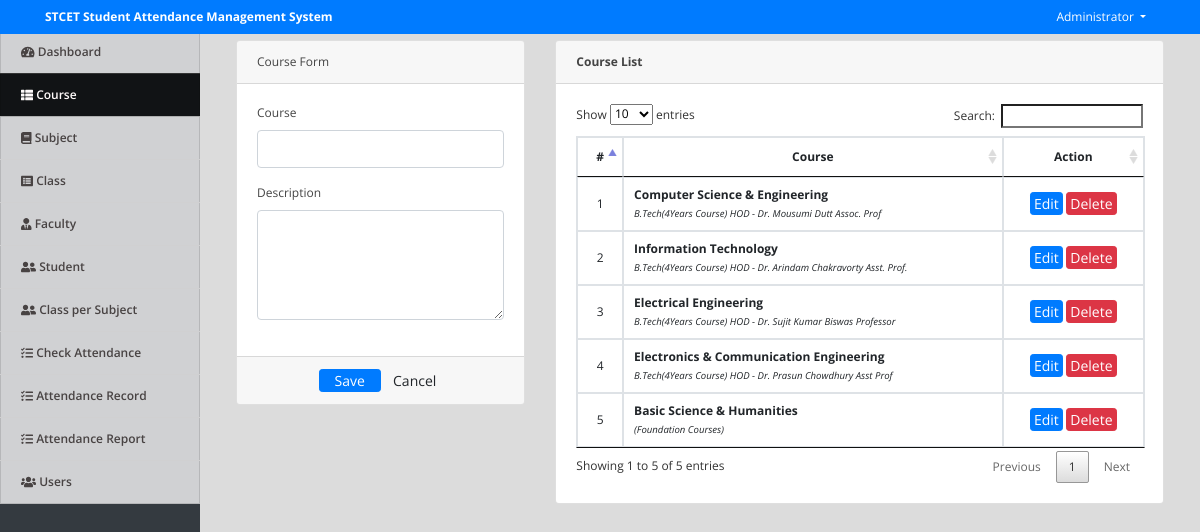
Screenshot of /index.php?page=courses (signed in) with the database file from the repository.
### tables this page shows
CREATE TABLE `courses` (
  `id` int(30) NOT NULL,
  `course` varchar(100) NOT NULL,
  `description` text NOT NULL,
  `date_created` datetime NOT NULL DEFAULT current_timestamp()
);

### courses.php (the view, shortened to what this page needs)
<?php include('db_connect.php');?>
<div class="container-fluid">
	<div class="col-lg-12">
		<div class="row">
			<div class="col-md-4">
			<form action="" id="manage-course">
				<div class="card">
					<div class="card-header">
						    Course Form
				  	</div>
					<div class="card-body">
							<div class="form-group">
								<label class="control-label">Course</label>
								<input type="text" class="form-control" name="course">
							</div>
							<div class="form-group">
								<label class="control-label">Description</label>
								<textarea name="description" id="" cols="30" rows="4" class="form-control"></textarea>
							</div>
					</div>
					<div class="card-footer">
						<div class="row">
							<div class="col-md-12">
								<button class="btn btn-sm btn-primary col-sm-3 offset-md-3"> Save</button>
								<button class="btn btn-sm btn-default col-sm-3" type="reset"> Cancel</button>
							</div>
						</div>
					</div>
				</div>
			</form>
			</div>
			<div class="col-md-8">
				<div class="card">
					<div class="card-header">
						<b>Course List</b>
					</div>
					<div class="card-body">
						<table class="table table-bordered table-hover">
							<thead>
								<tr>
									<th class="text-center" width="5%">#</th>
									<th class="text-center">Course</th>
									<th class="text-center" width="25%">Action</th>
								</tr>
							</thead>
							<tbody>
								<?php
								$i = 1;
								$course = $conn->query("SELECT * FROM courses order by id asc");
								while($row=$course->fetch_assoc()):
								?>
								<tr>
									<td class="text-center"><?php echo $i++ ?></td>
									<td class="">
										<p><b><?php echo ucwords($row['course']) ?></b></p>
										<small><i><?php echo $row['description'] ?></i></small>
									</td>
									<td class="text-center">
										<button class="btn btn-sm btn-primary edit_course" type="button" data-id="<?php echo $row['id'] ?>"  data-course="<?php echo $row['course'] ?>"  data-description="<?php echo $row['description'] ?>" >Edit</button>
										<button class="btn btn-sm btn-danger delete_course" type="button" data-id="<?php echo $row['id'] ?>">Delete</button>
									</td>
								</tr>
								<?php endwhile; ?>
							</tbody>
						</table>
					</div>
				</div>
			</div>
		</div>
	</div>
</div>

### assets/css/style.css (style rules this page uses)
body { font-family: "Open Sans", sans-serif; color: #444444; width: 100%; height: calc(100%); font-size: 12px; }
.btn-sm { padding: .0001rem .2rem; }

### index.php (style rules this page uses)
body { background: #80808045; }

### courses.php (style rules this page uses)
td { vertical-align: middle !important; }
td p { margin: unset; }

### rows the page displays
courses: course "Computer Science & Engineering", description "B.Tech(4Years Course) HOD - Dr. Mousumi Dutt Assoc. Prof"
courses: course "Information Technology", description "B.Tech(4Years Course) HOD - Dr. Arindam Chakravorty Asst. Prof."
courses: course "Electrical Engineering", description "B.Tech(4Years Course) HOD - Dr. Sujit Kumar Biswas Professor"
courses: course "Electronics & Communication Engineering", description "B.Tech(4Years Course) HOD - Dr. Prasun Chowdhury Asst Prof"
courses: course "Basic Science & Humanities", description "(Foundation Courses)"

### other values shown
$_SESSION['system']['name'] "STCET Student Attendance Management System"
$_SESSION['login_name'] "Administrator"
